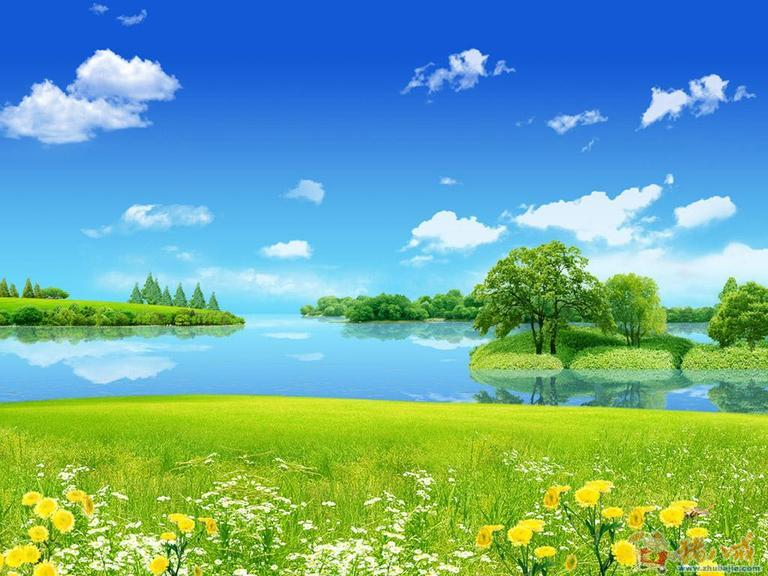
#> input picture 17machineLearning/01机器学习实践指针/02图像处理/hh.jpg, 768 x 576 px
$ python '01图像调节.py'   (Python 2 division)
#> lines starting #> are read from the running program, lines starting #| are printed output that depends on the picture
#!/usr/bin/env python
# coding: utf-8

import cv2
import numpy as np

fn="hh.jpg"

if __name__ == '__main__':
    print 'loading %s....' % fn
    print u'正在处理',
    img = cv2.imread(fn)
#> img is the input picture: shape (576, 768, 3); mean B, G, R 155.2, 167.6, 108.5
    w = img.shape[1]
#> w = 768
    h = img.shape[0]
#> h = 576
    ii = 0

    # [38 lines of commented-out code are left out]

    sz1=w*5
#> sz1 = 3840
    sz0=h*2
#> sz0 = 1152
    #创建空白图像，然后将图片排列
    myimg1=np.zeros((sz0,sz1,3), np.uint8)
    #
    #逐个像素复制
    img_x=0
    img_y=0
    for now_y in xrange(0,sz0):
        for now_x in xrange(0,sz1):
            myimg1[now_y,now_x,0]=img[img_y,img_x,0]
            myimg1[now_y,now_x,1]=img[img_y,img_x,1]
            myimg1[now_y,now_x,2]=img[img_y,img_x,2]
            img_x+=1
            if img_x>=w:
                img_x=0
        img_y+=1
        if img_y>=h:
            img_y=0
        print '.',
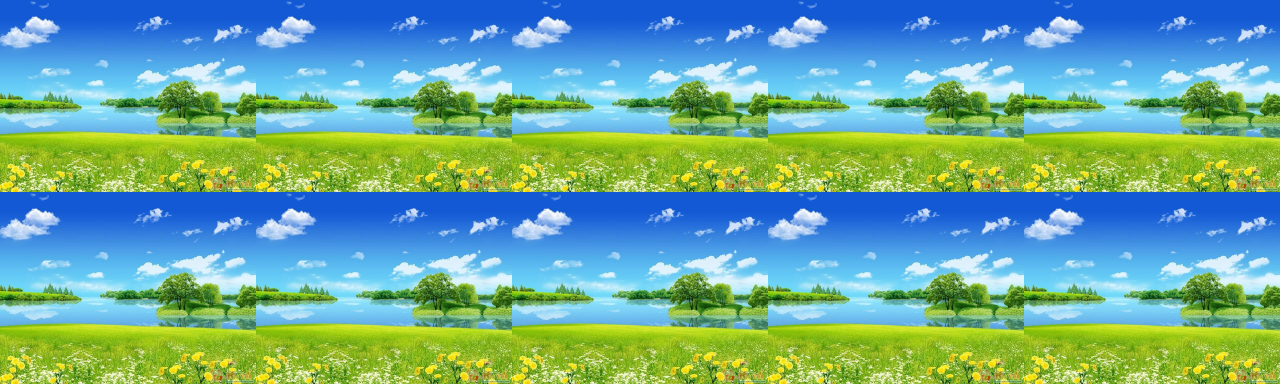
#> myimg1: shape (1152, 3840, 3) (shown at 1/3 size); mean B, G, R 155.2, 167.6, 108.5
#> after the loop, img_x = 0; img_y = 0
    cv2.namedWindow('img1')
    cv2.imshow('img1', myimg1)


    #cv2.namedWindow('img')
    #cv2.imshow('img', img)
    cv2.waitKey()
    cv2.destroyAllWindows()
    print ''
    print u'正在处理中',

$ run again, with 17machineLearning/01机器学习实践指针/02图像处理/pic1.jpg copied over 17machineLearning/01机器学习实践指针/02图像处理/hh.jpg
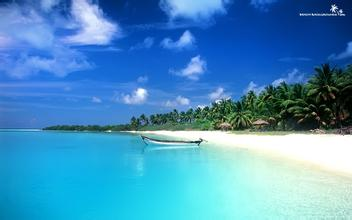
#> input picture 17machineLearning/01机器学习实践指针/02图像处理/pic1.jpg, 352 x 220 px
#> img is the input picture: shape (220, 352, 3); mean B, G, R 192.6, 145.7, 73.1
#> after the loop `for now_y in xrange(0,sz0):`:
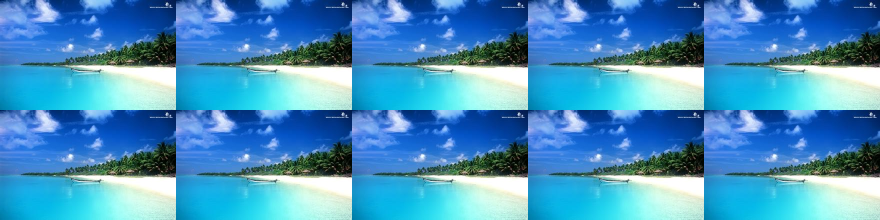
#> myimg1: shape (440, 1760, 3) (shown at 1/2 size); mean B, G, R 192.6, 145.7, 73.1
#> after the loop `for now_y in xrange(0,sz0):`: img_x = 0

$ run again, with 17machineLearning/01机器学习实践指针/02图像处理/pic2.jpg copied over 17machineLearning/01机器学习实践指针/02图像处理/hh.jpg
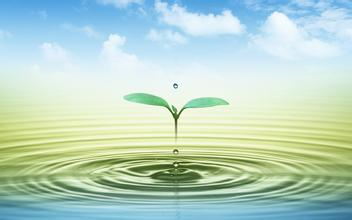
#> input picture 17machineLearning/01机器学习实践指针/02图像处理/pic2.jpg, 352 x 220 px
#> img is the input picture: shape (220, 352, 3); mean B, G, R 197, 212.2, 184.1
#> after the loop `for now_y in xrange(0,sz0):`:
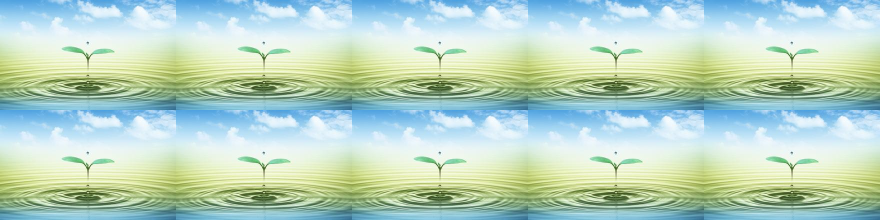
#> myimg1: shape (440, 1760, 3) (shown at 1/2 size); mean B, G, R 197, 212.2, 184.1
#> after the loop `for now_y in xrange(0,sz0):`: img_x = 0

$ run again, with 17machineLearning/01机器学习实践指针/02图像处理/pic4.jpg copied over 17machineLearning/01机器学习实践指针/02图像处理/hh.jpg
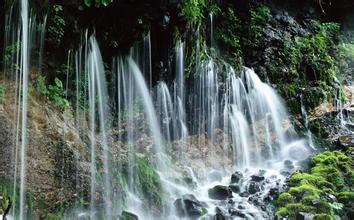
#> input picture 17machineLearning/01机器学习实践指针/02图像处理/pic4.jpg, 354 x 220 px
#> img is the input picture: shape (220, 354, 3); mean B, G, R 94.4, 100.8, 88.9
#> after the loop `for now_y in xrange(0,sz0):`:
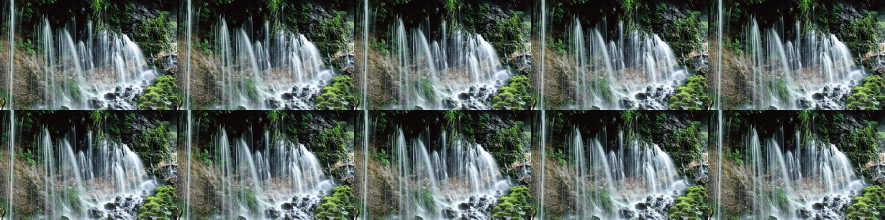
#> myimg1: shape (440, 1770, 3) (shown at 1/2 size); mean B, G, R 94.4, 100.8, 88.9
#> after the loop `for now_y in xrange(0,sz0):`: img_x = 0
